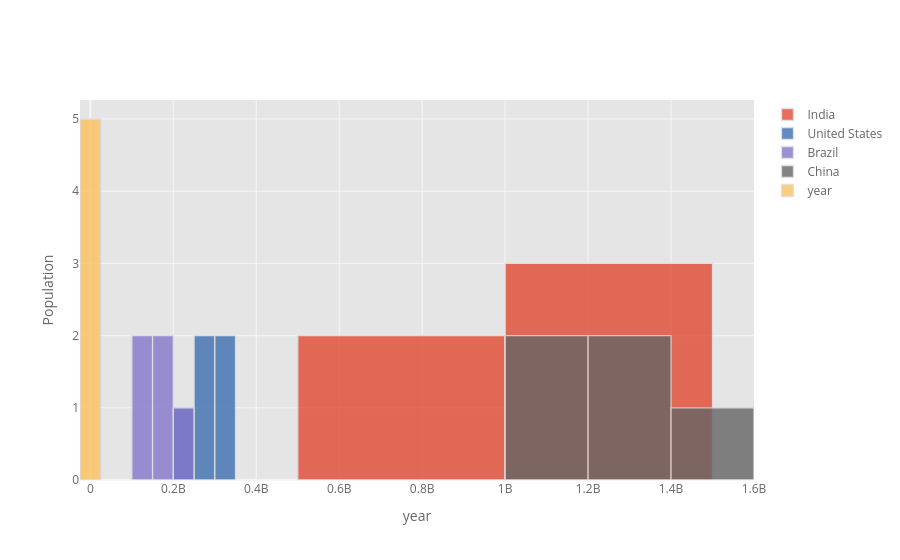

The notebook cell this image was saved under:
### Code cell
df_pivot_5.iplot(kind='hist',xTitle='year',yTitle='Population')

### Figure 1 — Plotly figure (JSON) as saved in the notebook; plotly's stock layout.template omitted (floating-point values rounded to 4 significant figures)
{"data": [{"histfunc": "count", "histnorm": "", "marker": {"color": "rgba(226, 74, 51, 1.0)", "line": {"color": "#D9D9D9", "width": 1.3}}, "name": "India", "opacity": 0.8, "orientation": "v", "type": "histogram", "x": [698952844, 873277798, 1056575549, 1234281170, 1380004385]}, {"histfunc": "count", "histnorm": "", "marker": {"color": "rgba(62, 111, 176, 1.0)", "line": {"color": "#D9D9D9", "width": 1.3}}, "name": "United States", "opacity": 0.8, "orientation": "v", "type": "histogram", "x": [229476354, 252120309, 281710909, 309011475, 331002651]}, {"histfunc": "count", "histnorm": "", "marker": {"color": "rgba(132, 118, 202, 1.0)", "line": {"color": "#D9D9D9", "width": 1.3}}, "name": "Brazil", "opacity": 0.8, "orientation": "v", "type": "histogram", "x": [120694009, 149003223, 174790340, 195713635, 212559417]}, {"histfunc": "count", "histnorm": "", "marker": {"color": "rgba(101, 101, 101, 1.0)", "line": {"color": "#D9D9D9", "width": 1.3}}, "name": "China", "opacity": 0.8, "orientation": "v", "type": "histogram", "x": [1000089235, 1176883674, 1290550765, 1368810615, 1439323776]}, {"histfunc": "count", "histnorm": "", "marker": {"color": "rgba(251, 193, 94, 1.0)", "line": {"color": "#D9D9D9", "width": 1.3}}, "name": "year", "opacity": 0.8, "orientation": "v", "type": "histogram", "x": ["2020", "2020", "2020", "2020", "2020"], "xbins": {"end": 25002020, "size": 50000000, "start": -24997980}}], "layout": {"autosize": true, "barmode": "overlay", "legend": {"bgcolor": "#FFFFFF", "font": {"color": "#666666"}}, "paper_bgcolor": "#FFFFFF", "plot_bgcolor": "#E5E5E5", "title": {"font": {"color": "#151516"}}, "xaxis": {"autorange": true, "gridcolor": "#F6F6F6", "range": [-24997980, 1600000000.0], "showgrid": true, "tickfont": {"color": "#666666"}, "title": {"font": {"color": "#666666"}, "text": "year"}, "type": "linear", "zerolinecolor": "#F6F6F6"}, "yaxis": {"autorange": true, "gridcolor": "#F6F6F6", "range": [0, 5.263], "showgrid": true, "tickfont": {"color": "#666666"}, "title": {"font": {"color": "#666666"}, "text": "Population"}, "zerolinecolor": "#F6F6F6"}}}
